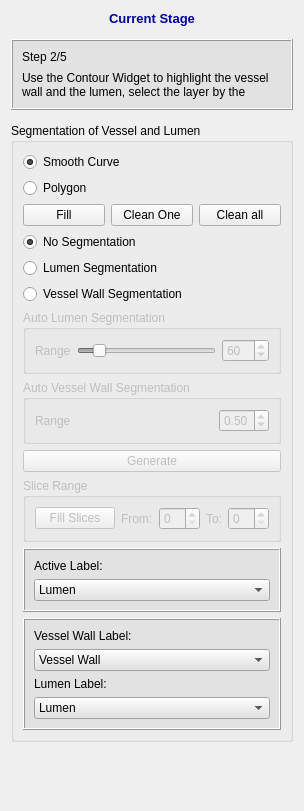
<?xml version="1.0" encoding="UTF-8"?>
<ui version="4.0">
 <class>QInteractorStyleVesselSegmentation</class>
 <widget class="QWidget" name="QInteractorStyleVesselSegmentation">
  <property name="geometry">
   <rect>
    <x>0</x>
    <y>0</y>
    <width>285</width>
    <height>811</height>
   </rect>
  </property>
  <property name="windowTitle">
   <string>QInteractorStyleVesselSegmentation</string>
  </property>
  <layout class="QVBoxLayout" name="verticalLayout_5">
   <item>
    <widget class="QLabel" name="label_21">
     <property name="sizePolicy">
      <sizepolicy hsizetype="Preferred" vsizetype="Fixed">
       <horstretch>0</horstretch>
       <verstretch>0</verstretch>
      </sizepolicy>
     </property>
     <property name="font">
      <font>
       <pointsize>10</pointsize>
       <weight>75</weight>
       <bold>true</bold>
      </font>
     </property>
     <property name="text">
      <string>&lt;html&gt;&lt;head/&gt;&lt;body&gt;&lt;p&gt;&lt;span style=&quot; color:#0000a5;&quot;&gt;Current Stage&lt;/span&gt;&lt;/p&gt;&lt;/body&gt;&lt;/html&gt;</string>
     </property>
     <property name="alignment">
      <set>Qt::AlignCenter</set>
     </property>
    </widget>
   </item>
   <item>
    <widget class="QFrame" name="frame_5">
     <property name="sizePolicy">
      <sizepolicy hsizetype="Preferred" vsizetype="Fixed">
       <horstretch>0</horstretch>
       <verstretch>0</verstretch>
      </sizepolicy>
     </property>
     <property name="minimumSize">
      <size>
       <width>0</width>
       <height>0</height>
      </size>
     </property>
     <property name="font">
      <font>
       <family>Arial</family>
       <pointsize>10</pointsize>
      </font>
     </property>
     <property name="styleSheet">
      <string notr="true">background-color: rgb(226, 226, 226)</string>
     </property>
     <property name="frameShape">
      <enum>QFrame::Box</enum>
     </property>
     <property name="frameShadow">
      <enum>QFrame::Raised</enum>
     </property>
     <property name="lineWidth">
      <number>1</number>
     </property>
     <layout class="QVBoxLayout" name="verticalLayout_11">
      <property name="spacing">
       <number>7</number>
      </property>
      <item>
       <layout class="QVBoxLayout" name="verticalLayout_12">
        <property name="spacing">
         <number>7</number>
        </property>
        <item>
         <layout class="QHBoxLayout" name="horizontalLayout_11">
          <item>
           <widget class="QLabel" name="label_23">
            <property name="sizePolicy">
             <sizepolicy hsizetype="Preferred" vsizetype="Minimum">
              <horstretch>0</horstretch>
              <verstretch>0</verstretch>
             </sizepolicy>
            </property>
            <property name="font">
             <font>
              <family>Arial</family>
             </font>
            </property>
            <property name="text">
             <string>Step 2/5</string>
            </property>
           </widget>
          </item>
         </layout>
        </item>
       </layout>
      </item>
      <item>
       <widget class="QLabel" name="label_20">
        <property name="sizePolicy">
         <sizepolicy hsizetype="Preferred" vsizetype="Minimum">
          <horstretch>0</horstretch>
          <verstretch>0</verstretch>
         </sizepolicy>
        </property>
        <property name="text">
         <string>Use the Contour Widget to highlight the vessel wall and the lumen, select the layer by the window below</string>
        </property>
        <property name="wordWrap">
         <bool>true</bool>
        </property>
       </widget>
      </item>
     </layout>
    </widget>
   </item>
   <item>
    <widget class="QGroupBox" name="groupBox_2">
     <property name="title">
      <string>Segmentation of Vessel and Lumen</string>
     </property>
     <layout class="QVBoxLayout" name="verticalLayout_3">
      <item>
       <widget class="QRadioButton" name="smoothCurveRadioButton">
        <property name="text">
         <string>Smooth Curve</string>
        </property>
        <property name="checked">
         <bool>true</bool>
        </property>
        <attribute name="buttonGroup">
         <string notr="true">buttonGroup</string>
        </attribute>
       </widget>
      </item>
      <item>
       <widget class="QRadioButton" name="polygonRadionButton">
        <property name="text">
         <string>Polygon</string>
        </property>
        <attribute name="buttonGroup">
         <string notr="true">buttonGroup</string>
        </attribute>
       </widget>
      </item>
      <item>
       <layout class="QHBoxLayout" name="horizontalLayout_2">
        <item>
         <widget class="QPushButton" name="fillContourPushButton">
          <property name="text">
           <string>Fill</string>
          </property>
         </widget>
        </item>
        <item>
         <widget class="QPushButton" name="cleanOnePushButton">
          <property name="text">
           <string>Clean One</string>
          </property>
         </widget>
        </item>
        <item>
         <widget class="QPushButton" name="cleanAllPushButton">
          <property name="text">
           <string>Clean all</string>
          </property>
         </widget>
        </item>
       </layout>
      </item>
      <item>
       <widget class="QRadioButton" name="noSegmentationRadioButton">
        <property name="text">
         <string>No Segmentation</string>
        </property>
        <property name="checked">
         <bool>true</bool>
        </property>
        <attribute name="buttonGroup">
         <string notr="true">buttonGroup_2</string>
        </attribute>
       </widget>
      </item>
      <item>
       <widget class="QRadioButton" name="lumenSegmentationRadioButton">
        <property name="text">
         <string>Lumen Segmentation</string>
        </property>
        <attribute name="buttonGroup">
         <string notr="true">buttonGroup_2</string>
        </attribute>
       </widget>
      </item>
      <item>
       <widget class="QRadioButton" name="vesselWallSegmentationRadioButton">
        <property name="text">
         <string>Vessel Wall Segmentation</string>
        </property>
        <attribute name="buttonGroup">
         <string notr="true">buttonGroup_2</string>
        </attribute>
       </widget>
      </item>
      <item>
       <widget class="QGroupBox" name="groupBox_6">
        <property name="enabled">
         <bool>false</bool>
        </property>
        <property name="title">
         <string>Auto Lumen Segmentation </string>
        </property>
        <layout class="QVBoxLayout" name="verticalLayout_20">
         <item>
          <layout class="QHBoxLayout" name="horizontalLayout_7">
           <item>
            <widget class="QLabel" name="label_12">
             <property name="text">
              <string>Range</string>
             </property>
            </widget>
           </item>
           <item>
            <widget class="QSlider" name="autoLumenSegmentationHorizontalSlider">
             <property name="minimum">
              <number>1</number>
             </property>
             <property name="maximum">
              <number>500</number>
             </property>
             <property name="value">
              <number>60</number>
             </property>
             <property name="orientation">
              <enum>Qt::Horizontal</enum>
             </property>
            </widget>
           </item>
           <item>
            <widget class="QSpinBox" name="autoLumenSegmentationSpinBox">
             <property name="minimum">
              <number>1</number>
             </property>
             <property name="maximum">
              <number>500</number>
             </property>
             <property name="value">
              <number>60</number>
             </property>
            </widget>
           </item>
          </layout>
         </item>
        </layout>
       </widget>
      </item>
      <item>
       <widget class="QGroupBox" name="groupBox">
        <property name="enabled">
         <bool>false</bool>
        </property>
        <property name="title">
         <string>Auto Vessel Wall Segmentation</string>
        </property>
        <layout class="QVBoxLayout" name="verticalLayout">
         <item>
          <layout class="QHBoxLayout" name="horizontalLayout">
           <item>
            <widget class="QLabel" name="label">
             <property name="text">
              <string>Range</string>
             </property>
            </widget>
           </item>
           <item>
            <widget class="QDoubleSpinBox" name="doubleSpinBoxVesselWallThickness">
             <property name="minimumSize">
              <size>
               <width>50</width>
               <height>0</height>
              </size>
             </property>
             <property name="maximumSize">
              <size>
               <width>50</width>
               <height>16777215</height>
              </size>
             </property>
             <property name="decimals">
              <number>2</number>
             </property>
             <property name="maximum">
              <double>3.000000000000000</double>
             </property>
             <property name="singleStep">
              <double>0.100000000000000</double>
             </property>
             <property name="value">
              <double>0.500000000000000</double>
             </property>
            </widget>
           </item>
          </layout>
         </item>
        </layout>
       </widget>
      </item>
      <item>
       <widget class="QPushButton" name="generatePushButton">
        <property name="enabled">
         <bool>false</bool>
        </property>
        <property name="text">
         <string>Generate</string>
        </property>
       </widget>
      </item>
      <item>
       <widget class="QGroupBox" name="groupBox_3">
        <property name="enabled">
         <bool>false</bool>
        </property>
        <property name="title">
         <string>Slice Range</string>
        </property>
        <layout class="QGridLayout" name="gridLayout">
         <item row="0" column="2">
          <widget class="QSpinBox" name="fillSlicesBeginSpinBox">
           <property name="sizePolicy">
            <sizepolicy hsizetype="Expanding" vsizetype="Fixed">
             <horstretch>0</horstretch>
             <verstretch>0</verstretch>
            </sizepolicy>
           </property>
          </widget>
         </item>
         <item row="0" column="3">
          <widget class="QLabel" name="label_3">
           <property name="text">
            <string>To:</string>
           </property>
          </widget>
         </item>
         <item row="0" column="1">
          <widget class="QLabel" name="label_2">
           <property name="text">
            <string>From:</string>
           </property>
          </widget>
         </item>
         <item row="0" column="4">
          <widget class="QSpinBox" name="fillSliceEndSpinBox">
           <property name="sizePolicy">
            <sizepolicy hsizetype="Expanding" vsizetype="Fixed">
             <horstretch>0</horstretch>
             <verstretch>0</verstretch>
            </sizepolicy>
           </property>
          </widget>
         </item>
         <item row="0" column="0">
          <widget class="QPushButton" name="fillSlicesPushButton">
           <property name="text">
            <string>Fill Slices</string>
           </property>
          </widget>
         </item>
        </layout>
       </widget>
      </item>
      <item>
       <widget class="QFrame" name="frame_6">
        <property name="enabled">
         <bool>true</bool>
        </property>
        <property name="minimumSize">
         <size>
          <width>0</width>
          <height>0</height>
         </size>
        </property>
        <property name="styleSheet">
         <string notr="true">background-color: rgb(226, 226, 226)</string>
        </property>
        <property name="frameShape">
         <enum>QFrame::Box</enum>
        </property>
        <property name="frameShadow">
         <enum>QFrame::Raised</enum>
        </property>
        <layout class="QVBoxLayout" name="verticalLayout_4">
         <property name="sizeConstraint">
          <enum>QLayout::SetDefaultConstraint</enum>
         </property>
         <item>
          <widget class="QLabel" name="activeLabelLabel_3">
           <property name="font">
            <font>
             <family>Arial</family>
            </font>
           </property>
           <property name="text">
            <string>Active Label:</string>
           </property>
          </widget>
         </item>
         <item>
          <widget class="QComboBox" name="labelComboBox">
           <property name="font">
            <font>
             <family>Arial</family>
            </font>
           </property>
           <property name="iconSize">
            <size>
             <width>13</width>
             <height>13</height>
            </size>
           </property>
           <item>
            <property name="text">
             <string>Lumen</string>
            </property>
            <property name="icon">
             <iconset resource="../../Main/resources/IADE_Analyzer.qrc">
              <normaloff>:/icons/redbox.png</normaloff>:/icons/redbox.png</iconset>
            </property>
           </item>
           <item>
            <property name="text">
             <string>Vessel Wall</string>
            </property>
            <property name="icon">
             <iconset resource="../../Main/resources/IADE_Analyzer.qrc">
              <normaloff>:/icons/bluebox.png</normaloff>:/icons/bluebox.png</iconset>
            </property>
           </item>
           <item>
            <property name="text">
             <string>Calcification</string>
            </property>
            <property name="icon">
             <iconset resource="../../Main/resources/IADE_Analyzer.qrc">
              <normaloff>:/icons/greenbox.png</normaloff>:/icons/greenbox.png</iconset>
            </property>
           </item>
           <item>
            <property name="text">
             <string>Hemorrhage</string>
            </property>
            <property name="icon">
             <iconset resource="../../Main/resources/IADE_Analyzer.qrc">
              <normaloff>:/icons/yellowbox.png</normaloff>:/icons/yellowbox.png</iconset>
            </property>
           </item>
           <item>
            <property name="text">
             <string>LRNC</string>
            </property>
            <property name="icon">
             <iconset resource="../../Main/resources/IADE_Analyzer.qrc">
              <normaloff>:/icons/lightbluebox.png</normaloff>:/icons/lightbluebox.png</iconset>
            </property>
           </item>
           <item>
            <property name="text">
             <string>LM</string>
            </property>
            <property name="icon">
             <iconset resource="../../Main/resources/IADE_Analyzer.qrc">
              <normaloff>:/icons/purplebox.png</normaloff>:/icons/purplebox.png</iconset>
            </property>
           </item>
          </widget>
         </item>
        </layout>
       </widget>
      </item>
      <item>
       <widget class="QFrame" name="vesselFrame">
        <property name="enabled">
         <bool>true</bool>
        </property>
        <property name="minimumSize">
         <size>
          <width>0</width>
          <height>0</height>
         </size>
        </property>
        <property name="styleSheet">
         <string notr="true">background-color: rgb(226, 226, 226)</string>
        </property>
        <property name="frameShape">
         <enum>QFrame::Box</enum>
        </property>
        <property name="frameShadow">
         <enum>QFrame::Raised</enum>
        </property>
        <layout class="QVBoxLayout" name="verticalLayout_2">
         <property name="sizeConstraint">
          <enum>QLayout::SetDefaultConstraint</enum>
         </property>
         <item>
          <widget class="QLabel" name="activeLabelLabel">
           <property name="font">
            <font>
             <family>Arial</family>
            </font>
           </property>
           <property name="text">
            <string>Vessel Wall Label:</string>
           </property>
          </widget>
         </item>
         <item>
          <widget class="QComboBox" name="vesselWallComboBox">
           <property name="font">
            <font>
             <family>Arial</family>
            </font>
           </property>
           <property name="iconSize">
            <size>
             <width>13</width>
             <height>13</height>
            </size>
           </property>
           <item>
            <property name="text">
             <string>Vessel Wall</string>
            </property>
            <property name="icon">
             <iconset resource="../../Main/resources/IADE_Analyzer.qrc">
              <normaloff>:/icons/bluebox.png</normaloff>:/icons/bluebox.png</iconset>
            </property>
           </item>
          </widget>
         </item>
         <item>
          <widget class="QLabel" name="lumenLabel">
           <property name="font">
            <font>
             <family>Arial</family>
            </font>
           </property>
           <property name="text">
            <string>Lumen Label:</string>
           </property>
          </widget>
         </item>
         <item>
          <widget class="QComboBox" name="lumenComboBox">
           <property name="font">
            <font>
             <family>Arial</family>
            </font>
           </property>
           <property name="iconSize">
            <size>
             <width>13</width>
             <height>13</height>
            </size>
           </property>
           <item>
            <property name="text">
             <string>Lumen</string>
            </property>
            <property name="icon">
             <iconset resource="../../Main/resources/IADE_Analyzer.qrc">
              <normaloff>:/icons/redbox.png</normaloff>:/icons/redbox.png</iconset>
            </property>
           </item>
          </widget>
         </item>
        </layout>
       </widget>
      </item>
     </layout>
     <zorder>smoothCurveRadioButton</zorder>
     <zorder>polygonRadionButton</zorder>
     <zorder>groupBox_6</zorder>
     <zorder>groupBox</zorder>
     <zorder>lumenSegmentationRadioButton</zorder>
     <zorder>vesselWallSegmentationRadioButton</zorder>
     <zorder>vesselFrame</zorder>
     <zorder>groupBox_3</zorder>
     <zorder>frame_6</zorder>
     <zorder>noSegmentationRadioButton</zorder>
     <zorder>generatePushButton</zorder>
    </widget>
   </item>
   <item>
    <spacer name="verticalSpacer">
     <property name="orientation">
      <enum>Qt::Vertical</enum>
     </property>
     <property name="sizeHint" stdset="0">
      <size>
       <width>20</width>
       <height>206</height>
      </size>
     </property>
    </spacer>
   </item>
  </layout>
 </widget>
 <resources>
  <include location="../../Main/resources/IADE_Analyzer.qrc"/>
 </resources>
 <connections>
  <connection>
   <sender>autoLumenSegmentationSpinBox</sender>
   <signal>valueChanged(int)</signal>
   <receiver>autoLumenSegmentationHorizontalSlider</receiver>
   <slot>setValue(int)</slot>
   <hints>
    <hint type="sourcelabel">
     <x>224</x>
     <y>321</y>
    </hint>
    <hint type="destinationlabel">
     <x>149</x>
     <y>328</y>
    </hint>
   </hints>
  </connection>
  <connection>
   <sender>lumenSegmentationRadioButton</sender>
   <signal>toggled(bool)</signal>
   <receiver>groupBox_6</receiver>
   <slot>setEnabled(bool)</slot>
   <hints>
    <hint type="sourcelabel">
     <x>142</x>
     <y>258</y>
    </hint>
    <hint type="destinationlabel">
     <x>206</x>
     <y>317</y>
    </hint>
   </hints>
  </connection>
  <connection>
   <sender>noSegmentationRadioButton</sender>
   <signal>toggled(bool)</signal>
   <receiver>vesselFrame</receiver>
   <slot>setHidden(bool)</slot>
   <hints>
    <hint type="sourcelabel">
     <x>153</x>
     <y>236</y>
    </hint>
    <hint type="destinationlabel">
     <x>249</x>
     <y>674</y>
    </hint>
   </hints>
  </connection>
  <connection>
   <sender>autoLumenSegmentationHorizontalSlider</sender>
   <signal>valueChanged(int)</signal>
   <receiver>autoLumenSegmentationSpinBox</receiver>
   <slot>setValue(int)</slot>
   <hints>
    <hint type="sourcelabel">
     <x>149</x>
     <y>312</y>
    </hint>
    <hint type="destinationlabel">
     <x>231</x>
     <y>317</y>
    </hint>
   </hints>
  </connection>
  <connection>
   <sender>noSegmentationRadioButton</sender>
   <signal>toggled(bool)</signal>
   <receiver>groupBox_3</receiver>
   <slot>setDisabled(bool)</slot>
   <hints>
    <hint type="sourcelabel">
     <x>72</x>
     <y>236</y>
    </hint>
    <hint type="destinationlabel">
     <x>41</x>
     <y>492</y>
    </hint>
   </hints>
  </connection>
  <connection>
   <sender>noSegmentationRadioButton</sender>
   <signal>toggled(bool)</signal>
   <receiver>frame_6</receiver>
   <slot>setVisible(bool)</slot>
   <hints>
    <hint type="sourcelabel">
     <x>107</x>
     <y>236</y>
    </hint>
    <hint type="destinationlabel">
     <x>259</x>
     <y>560</y>
    </hint>
   </hints>
  </connection>
  <connection>
   <sender>vesselWallSegmentationRadioButton</sender>
   <signal>toggled(bool)</signal>
   <receiver>groupBox</receiver>
   <slot>setEnabled(bool)</slot>
   <hints>
    <hint type="sourcelabel">
     <x>182</x>
     <y>280</y>
    </hint>
    <hint type="destinationlabel">
     <x>214</x>
     <y>383</y>
    </hint>
   </hints>
  </connection>
  <connection>
   <sender>noSegmentationRadioButton</sender>
   <signal>toggled(bool)</signal>
   <receiver>generatePushButton</receiver>
   <slot>setDisabled(bool)</slot>
   <hints>
    <hint type="sourcelabel">
     <x>109</x>
     <y>228</y>
    </hint>
    <hint type="destinationlabel">
     <x>139</x>
     <y>419</y>
    </hint>
   </hints>
  </connection>
 </connections>
 <buttongroups>
  <buttongroup name="buttonGroup"/>
  <buttongroup name="buttonGroup_2"/>
 </buttongroups>
</ui>
